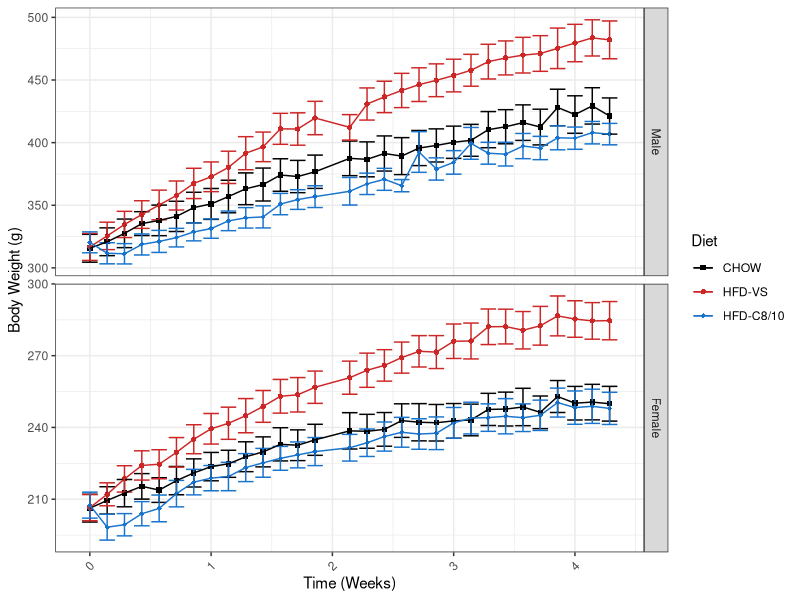
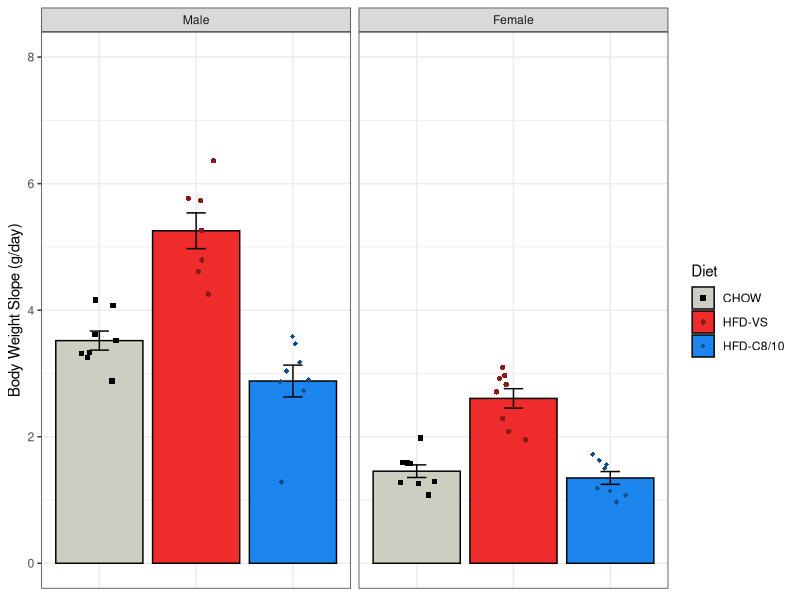
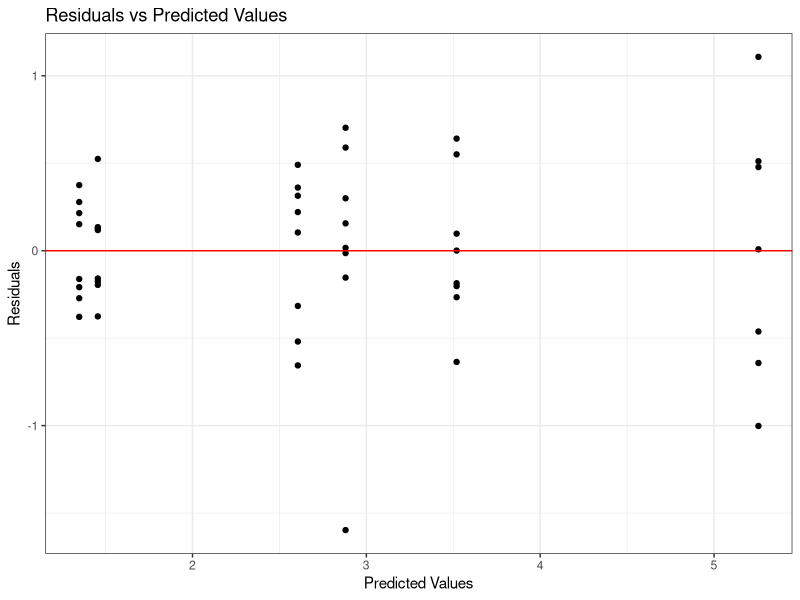
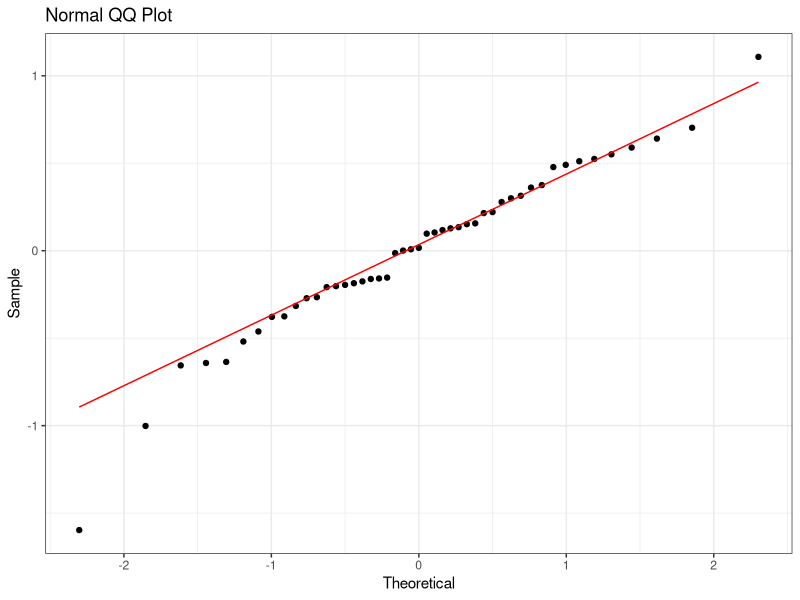

Generate these figures, in order, with R:
## ---- chunk 1
#| label: load-packages
#| output: false

library("tidyverse")
## ---- chunk 2
#| label: session-info
sessionInfo()
## ---- chunk 3
#| label: mydata

# Create a dataframe called mydata
mydata <- 
  
  # Import the data
  read_csv(
    file ="data/experiment-2-statsdata.csv",
    show_col_types = FALSE
    ) |>
  
  # Select the variables of interest 
  # bw = body weight
  select(id, sex, diet, bw_0:bw_30) |>
  
  # Tidy data
  pivot_longer(
    cols = starts_with("bw"),
    names_to = "day",
    values_to = "body_weight",
    values_drop_na = TRUE
    ) |>
  
  # Transform data
  mutate(
  
    # Recode categorical variables as factors
    id = factor(id),
    sex = factor(
      sex,
      levels = c(0, 1),
      labels = c("Male", "Female")
      ),
    diet = factor(
      diet,
      levels = c(0, 1, 2),
      labels = c("CHOW", "HFD-VS", "HFD-C8/10")
      ),
    
    # Recode sex using sum coding
    sex_sum = C(sex, sum),
    
    # Compute time in weeks
    day = parse_number(day),
    week = day/7,
    .before = body_weight,
    )

# View a summary of the data
summary(mydata)
## ---- chunk 4
#| label: line-plot

# Create a line plot of each group's body weight over time
line_plot <-
  mydata |>  
  ggplot(
    aes(
      x = week, 
      y = body_weight, 
      color = diet, 
      shape = diet
      )
    ) +
  
  # Facet by sex
  facet_grid(
    sex ~ .,
    scales = "free_y"
    ) + 
  
  # Plot the observed means as points
  stat_summary(
    fun = mean,
    geom = "point"
    ) +
  
  # Plot the observed standard errors as errorbars
  stat_summary(
    fun.data = mean_se,
    geom = "errorbar"
    ) +
  
  # Plot connecting lines
  stat_summary(
    fun = mean,
    geom = "line"
    ) +
  
  # Change color title and scale
  scale_color_manual(
    name = "Diet",
    values = c(
      "CHOW"      = "black",
      "HFD-VS"    = "firebrick3",
      "HFD-C8/10" = "dodgerblue3"
      )
    ) +
  
  # Change shape title and scale
  scale_shape_manual(
    name = "Diet",
    values = c(
      "CHOW"      = 15,
      "HFD-VS"    = 16,
      "HFD-C8/10" = 18
      )
    ) +
  
  # Change y-axis title and scale
  labs(y = "Body Weight (g)") +
  
  # Change x-axis title and scale
  scale_x_continuous(
    name = "Time (Weeks)",
    breaks = seq(from = 0, to = 4, by = 1)) +
  
  # Change overall plot theme
  theme_bw() + 
  
  # Rotate and adjust the x-axis tick labels
  theme(
    axis.text.x = element_text(
      angle = 45,
      vjust = 0.5,
      hjust = 0.5
      )
    )

# Show the plot
line_plot
## ---- chunk 5
#| label: model-data

# Create a new data frame called model_data
model_data <-
  
  # Copy the original dataframe
  mydata |>
  
  # Filter the data to include only days 0 or 30
  filter(day == 0 | day == 30) |>

  # Compute each subject's body weight slope
  group_by(id) |>
  mutate(
    body_weight_slope = 
      (body_weight - lag(body_weight)) / (day - lag(day))
  ) |>
  ungroup() |> 
  
  # Select only the relevant columns
  select(
    id, sex, sex_sum, diet, body_weight_slope
  ) |>
  
  # Drop na values
  drop_na(body_weight_slope)

# Show a summary of the data
summary(model_data)
## ---- chunk 6
#| label: bar-plot

# Create a bar plot of each group's body weight slope
bar_plot <-
  model_data |>  
  ggplot(
    aes(
      x     = diet, 
      y     = body_weight_slope, 
      color = diet, 
      fill  = diet,
      shape = diet
      )
    ) +
  
  # Facet by sex
  facet_grid(
    . ~ sex,
    ) + 
  
  # Plot the observed means as points
  stat_summary(
    fun = mean,
    geom = "bar",
    color = "black",
    ) +
  
  # Plot the observed standard errors as errorbars
  stat_summary(
    fun.data = mean_se,
    geom = "errorbar",
    color = "black",
    width = 0.2
    ) +
  
  # Plot individual data points
  geom_point(
    position = position_jitter(
      width = 0.2
    )
  ) +
  
  # Change color title and scale
  scale_color_manual(
    name = "Diet",
    values = c(
      "CHOW"      = "black",
      "HFD-VS"    = "firebrick4",
      "HFD-C8/10" = "dodgerblue4"
      )
    ) +
  
  # Change fill title and scale
  scale_fill_manual(
    name = "Diet",
    values = c(
      "CHOW"      = "ivory3",
      "HFD-VS"    = "firebrick2",
      "HFD-C8/10" = "dodgerblue2"
      )
    ) +
  
  # Change shape title and scale
  scale_shape_manual(
    name = "Diet",
    values = c(
      "CHOW"      = 15,
      "HFD-VS"    = 16,
      "HFD-C8/10" = 18
      )
    ) +
  
  # Change y-axis title and scale
  scale_y_continuous(
    name = "Body Weight Slope (g/day)",
    limits = c(0, 8),
    breaks = seq(from = 0, to = 8, by = 2)
  ) +
  
  # Change overall plot theme
  theme_bw() + 
  
  # Remove x-axis tick labels
  theme(
    axis.title.x = element_blank(),
    axis.text.x  = element_blank(),
    axis.ticks.x = element_blank()
    ) 

# Show the plot
bar_plot
## ---- chunk 7
#| label: model

# Build the model
model <- lm(
  body_weight_slope ~ sex_sum * diet, 
  data = model_data
  )
## ---- chunk 8
#| label: model-fits

# Add the fitted and residual values to the dataset
model_fits <- 
  model_data |>
  mutate(
    fits = c(fitted(model)),
    resids = c(residuals(model))
  )
## ---- chunk 9
#| label: residuals-plot

# Create a residuals plot to check for linearity and homoskedasticity
residuals_plot <-
  model_fits |>
  ggplot(
    aes(x = fits, y = resids)
  ) +
  
  # Plot individual data points
  geom_point() +
  
  # Plot a horizontal line at y = 0
  geom_hline(yintercept = 0, col = "red") + 
  
  # Change aesthetics
  labs(
    title = "Residuals vs Predicted Values",
    x = "Predicted Values",
    y = "Residuals"
  ) +
  theme_bw() 

# Show the plot
residuals_plot
## ---- chunk 10
#| label: qq-plot

# Create a QQ plot to check for normality
qq_plot <-
  model_fits |>
  ggplot(
    aes(sample = resids)
  ) +
  
  # Plot points and qq line
  geom_qq() +
  geom_qq_line(col = "red") +
  
  # Change aesthestics
  labs(
    title = "Normal QQ Plot",
    x = "Theoretical",
    y = "Sample"
  ) +
  theme_bw() 

# Show the plot
qq_plot
## ---- chunk 11
#| label: model-omnibus

# Perform omnibus F tests
model |> anova()
## ---- chunk 12
#| label: model-summary

# Show summary output
model |> summary()
## ---- chunk 13
#| label: model-vs

# Relevel factors to change reference group to HFD-VS
model_data_vs <- 
  model_data |>
  mutate(
    diet = fct_relevel(diet, "HFD-VS"), # relevel diet
  )

# Build the model
model_vs <- 
  model |>
  update(
    data = model_data_vs
  )

# Produce the summary output
model_vs |> summary()
